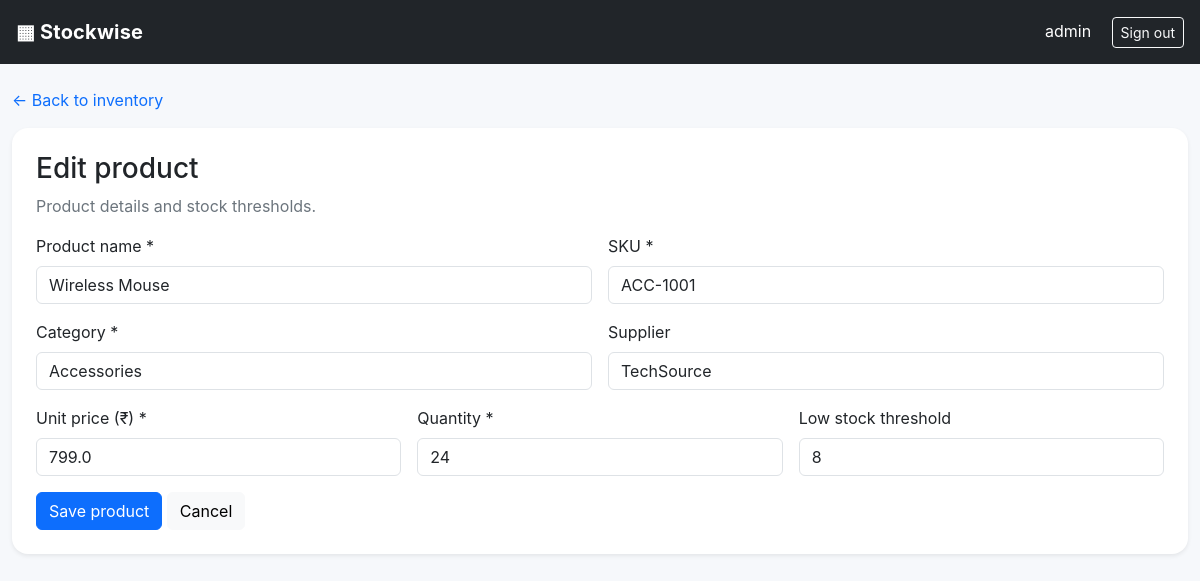
Screenshot of /products/1/edit (signed in) with the database file from the repository.
### tables this page shows
CREATE TABLE products(id INTEGER PRIMARY KEY, name TEXT NOT NULL, sku TEXT UNIQUE NOT NULL, category TEXT NOT NULL, price REAL NOT NULL CHECK(price>=0), quantity INTEGER NOT NULL CHECK(quantity>=0), reorder_level INTEGER NOT NULL DEFAULT 5 CHECK(reorder_level>=0), supplier TEXT DEFAULT '', created_at TEXT NOT NULL);

### app.py (the view, shortened to what this page needs)
@app.route('/products/new',methods=['GET','POST'])
@app.route('/products/<int:pid>/edit',methods=['GET','POST'])
@signed_in
def product_form(pid=None):
    with connect() as db: product=db.execute('SELECT * FROM products WHERE id=?',(pid,)).fetchone() if pid else None
    if pid and not product: flash('Product not found.','warning'); return redirect(url_for('dashboard'))
    return render_template('product_form.html',product=product)

### app.py (called while the page is built)
def connect():
    db = sqlite3.connect(DB)
    db.row_factory = sqlite3.Row
    return db

def signed_in(fn):
    @wraps(fn)
    def wrapper(*args,**kwargs):
        if not session.get('user_id'):
            flash('Please sign in first.','warning'); return redirect(url_for('login'))
        return fn(*args,**kwargs)
    return wrapper

### templates/product_form.html
{% extends 'base.html' %}{% block title %}Product · Stockwise{% endblock %}{% block content %}<a href="{{ url_for('dashboard') }}" class="text-decoration-none">← Back to inventory</a><div class="card border-0 shadow-sm p-4 mt-3"><h1 class="h3">{{ 'Edit product' if product else 'Add product' }}</h1><p class="text-secondary">Product details and stock thresholds.</p><form method="post" class="row g-3"><div class="col-md-6"><label class="form-label">Product name *</label><input class="form-control" name="name" maxlength="100" required value="{{ product.name if product else '' }}"></div><div class="col-md-6"><label class="form-label">SKU *</label><input class="form-control" name="sku" maxlength="30" required value="{{ product.sku if product else '' }}"></div><div class="col-md-6"><label class="form-label">Category *</label><input class="form-control" name="category" maxlength="60" required value="{{ product.category if product else '' }}"></div><div class="col-md-6"><label class="form-label">Supplier</label><input class="form-control" name="supplier" maxlength="100" value="{{ product.supplier if product else '' }}"></div><div class="col-md-4"><label class="form-label">Unit price (₹) *</label><input class="form-control" type="number" min="0" step="0.01" name="price" required value="{{ product.price if product else '' }}"></div><div class="col-md-4"><label class="form-label">Quantity *</label><input class="form-control" type="number" min="0" name="quantity" required value="{{ product.quantity if product else 0 }}"></div><div class="col-md-4"><label class="form-label">Low stock threshold</label><input class="form-control" type="number" min="0" name="reorder_level" value="{{ product.reorder_level if product else 5 }}"></div><div class="col-12"><button class="btn btn-primary">Save product</button> <a class="btn btn-light" href="{{ url_for('dashboard') }}">Cancel</a></div></form></div>{% endblock %}

### static/style.css (style rules this page uses)
:root { --ink:#182230;--muted:#697586;--line:#e8edf2;--blue:#3568df;--bg:#f6f8fb }
body { background:var(--bg);color:var(--ink);font-family:Inter,ui-sans-serif,system-ui,-apple-system,"Segoe UI",sans-serif }
.card { border-radius:16px!important }

### rows the page displays
products: name "Wireless Mouse", sku "ACC-1001", category "Accessories", supplier "TechSource", price "799.0", quantity "24", reorder_level "8"

### other values shown
{{ session.username }} "admin"
{{ 'Edit product' if product else 'Add product' }} "Edit product"
